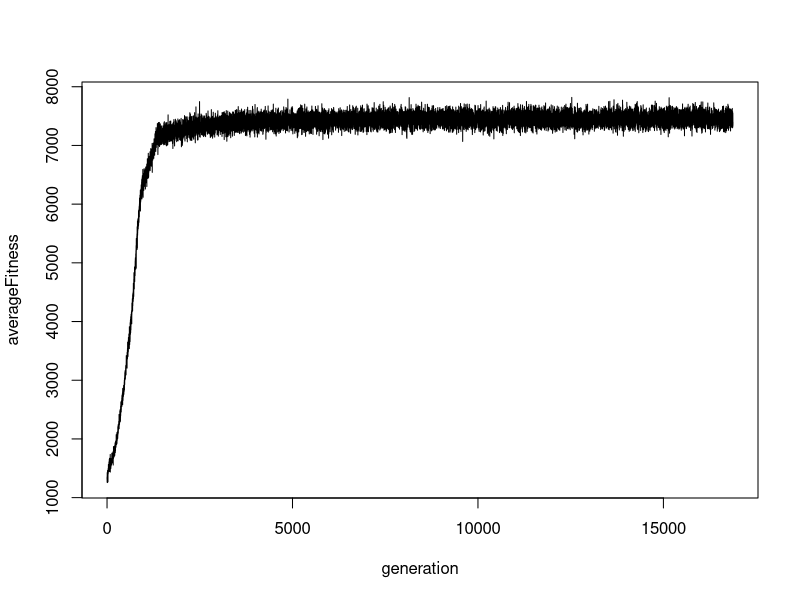

This figure's R source:
setwd("/home/bthj/ITU/ModernAI/eclipseProjects/MAIG-Autumn-2014_MsPacMan/plots")

# geneticAlgorithmRunOutput <- read.table("../data/geneticAlgorithmRunOutput__mutate.05.tab")
geneticAlgorithmRunOutput <- read.table("../data/geneticAlgorithmRunOutput__mutate.125.tab")

generation = geneticAlgorithmRunOutput$V1
averageFitness = geneticAlgorithmRunOutput$V2

plot( generation, averageFitness, type='l' )